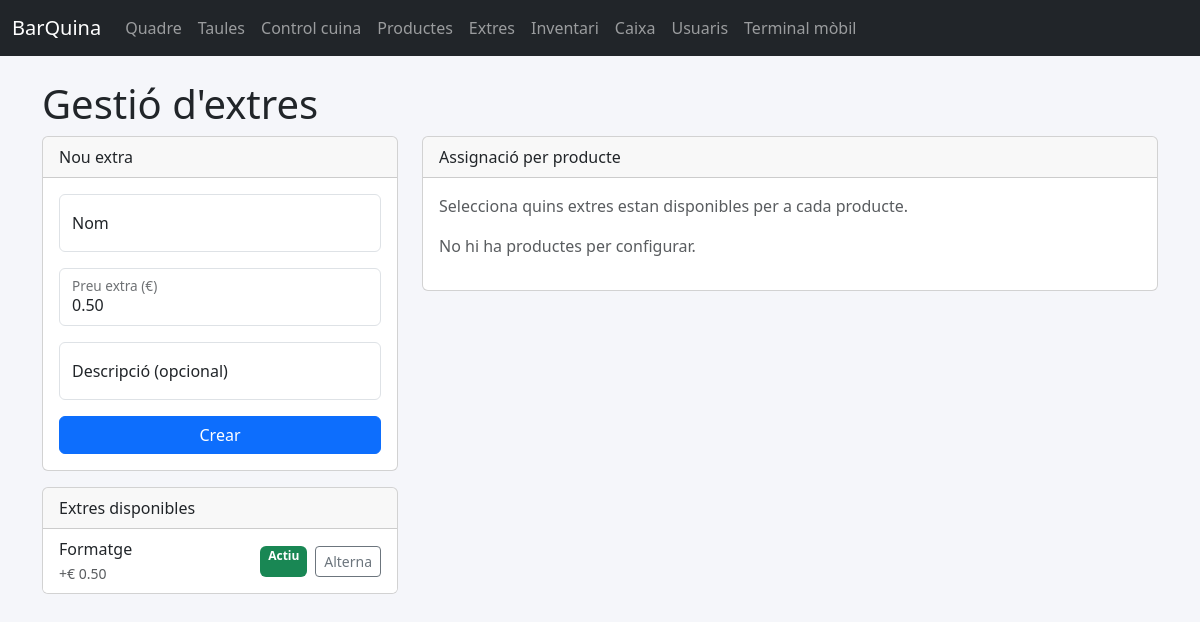
Before: /catalog/extras with the older database file.
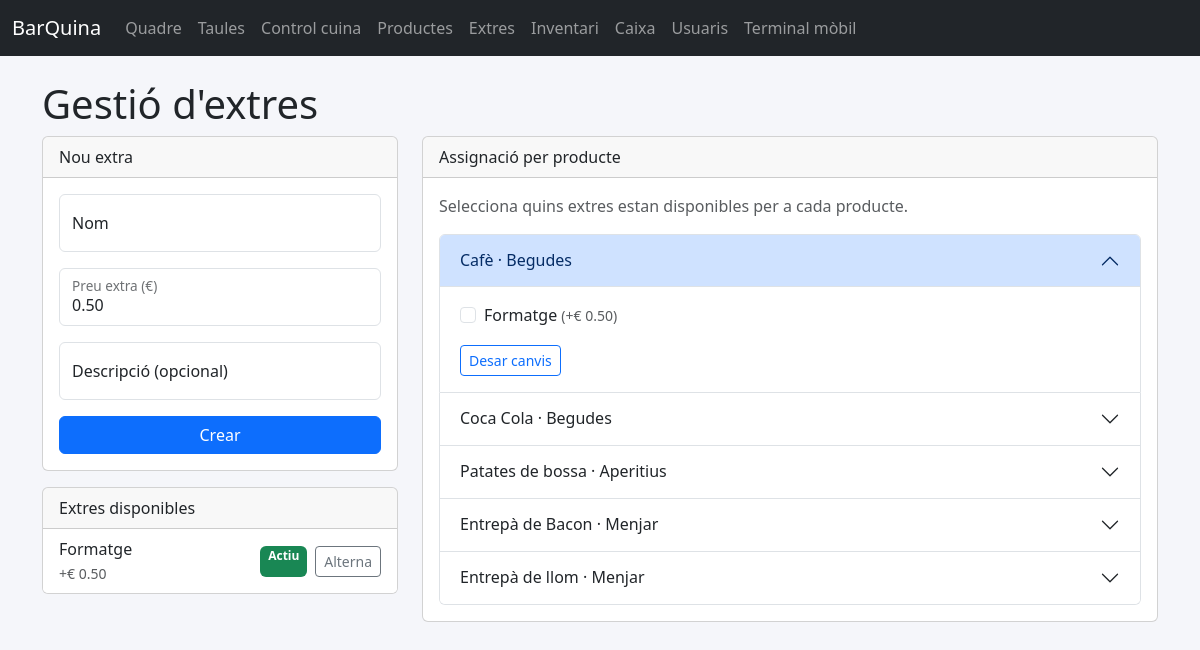
After: the same page with the newer database file.
### app/models.py (models this page shows, shortened)
class Extra(db.Model):
    __tablename__ = "extras"
    id = db.Column(db.Integer, primary_key=True)
    name = db.Column(db.String(80), nullable=False, unique=True)
    price_delta = db.Column(db.Float, nullable=False, default=0.0)
    is_active = db.Column(db.Boolean, default=True)
    description = db.Column(db.String(160))
    product_links = db.relationship("ProductExtra", back_populates="extra", cascade="all, delete-orphan")

class Product(db.Model):
    __tablename__ = "products"
    id = db.Column(db.Integer, primary_key=True)
    name = db.Column(db.String(80), nullable=False)
    legacy_category = db.Column("category", db.String(30))
    category_id = db.Column(db.Integer, db.ForeignKey("categories.id"), nullable=False)
    price = db.Column(db.Float, nullable=False)
    is_active = db.Column(db.Boolean, default=True)
    order_items = db.relationship("OrderItem", back_populates="product")
    product_extras = db.relationship(
        "ProductExtra",
        back_populates="product",
        cascade="all, delete-orphan",
        lazy="joined",
    )
    extras = db.relationship(
        "Extra",
        secondary="product_extras",
        viewonly=True,
        lazy="joined",
        order_by="Extra.name",
    )
    category = db.relationship("Category", back_populates="products", lazy="joined")

class Category(db.Model):
    __tablename__ = "categories"
    id = db.Column(db.Integer, primary_key=True)
    name = db.Column(db.String(60), unique=True, nullable=False)
    sort_order = db.Column(db.Integer, nullable=False, default=0)
    auto_prepare = db.Column(db.Boolean, nullable=False, default=False)
    is_active = db.Column(db.Boolean, nullable=False, default=True)
    products = db.relationship("Product", back_populates="category")

### app/blueprints/catalog/routes.py (the view, shortened to what this page needs)
@bp.route("/extras", methods=["GET", "POST"])
def extras():
    extras_list = Extra.query.order_by(Extra.name).all()
    products = (
        Product.query.options(joinedload(Product.category))
        .join(Product.category)
        .order_by(Category.sort_order, Category.name, Product.name)
        .all()
    )
    return render_template("catalog/extras.html", extras=extras_list, products=products)

### app/templates/catalog/extras.html (shortened to what the changed rows need)
{% extends "base.html" %}
{% block content %}
<h1>Gestió d'extres</h1>
<div class="row g-4">
    <div class="col-lg-4">
        <div class="card">
            <div class="list-group list-group-flush">
                {% for extra in extras %}
                <form method="post" action="{{ url_for('catalog.extras') }}" class="list-group-item d-flex justify-content-between align-items-center">
                    <div>
                        <div>{{ extra.name }}</div>
                        <small class="text-muted">+€ {{ '%.2f'|format(extra.price_delta) }}</small>
                    </div>
                    <div class="d-flex gap-2">
                        <span class="badge {% if extra.is_active %}bg-success{% else %}bg-secondary{% endif %}">
                            {% if extra.is_active %}Actiu{% else %}Inactiu{% endif %}
                        </span>
                        <button class="btn btn-outline-secondary btn-sm" type="submit">Alterna</button>
                    </div>
                </form>
                {% else %}
                <div class="list-group-item">Encara no hi ha extres.</div>
                {% endfor %}
            </div>
        </div>
    </div>
    <div class="col-lg-8">
        <div class="card">
            <div class="card-body">
                <div class="accordion" id="productExtrasAccordion">
                    {% for product in products %}
                    <div class="accordion-item">
                        <h2 class="accordion-header" id="heading{{ product.id }}">
                            <button class="accordion-button {% if not loop.first %}collapsed{% endif %}" type="button" data-bs-toggle="collapse" data-bs-target="#collapse{{ product.id }}">
                                {{ product.name }} · {{ product.category.name }}
                            </button>
                        </h2>
                        <div id="collapse{{ product.id }}" class="accordion-collapse collapse {% if loop.first %}show{% endif %}" data-bs-parent="#productExtrasAccordion">
                            <div class="accordion-body">
                                <form method="post" action="{{ url_for('catalog.extras') }}">
                                    <div class="row g-2">
                                        {% set assigned = product.product_extras | map(attribute='extra_id') | list %}
                                        {% for extra in extras %}
                                        <div class="col-12 col-md-6">
                                            <div class="form-check">
                                                <input class="form-check-input" type="checkbox" name="extra_ids" value="{{ extra.id }}" id="prod{{ product.id }}extra{{ extra.id }}"  >
                                                <label class="form-check-label" for="prod{{ product.id }}extra{{ extra.id }}">
                                                    {{ extra.name }} <small class="text-muted">(+€ {{ '%.2f'|format(extra.price_delta) }})</small>
                                                </label>
                                            </div>
                                        </div>
                                        {% endfor %}
                                    </div>
                                    <button class="btn btn-outline-primary btn-sm mt-3" type="submit">Desar canvis</button>
                                </form>
                            </div>
                        </div>
                    </div>
                    {% else %}
                    <p class="text-muted">No hi ha productes per configurar.</p>
                    {% endfor %}
                </div>
            </div>
        </div>
    </div>
</div>
{% endblock %}

Changed rows visible on the page:
now on this page (row edited): Product: name "Cafè", category.name "Begudes", Extra (name "Formatge", price_delta "0.50")
now on this page (row edited): Product: name "Coca Cola", category.name "Begudes"
now on this page (row edited): Product: name "Patates de bossa", category.name "Aperitius"
now on this page (row edited): Product: name "Entrepà de Bacon", category.name "Menjar"
now on this page (row edited): Product: name "Entrepà de llom", category.name "Menjar"
Other visible differences:
text no longer shown: "No hi ha productes per configurar."
